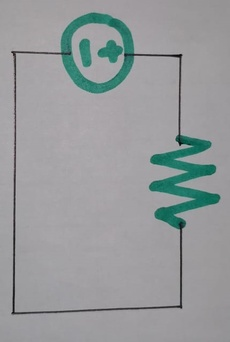
%> input picture ckt.jpg, 230 x 342 px, shrunk from 429 x 637 before the run
$ octave project.m   (GNU Octave 9; MATLAB toolbox functions it lacks are replaced by stand-ins)
%> lines starting %> are read from the running program, lines starting %| are printed output that depends on the picture; in (x1, y1, x2, y2) boxes, pixels count from 0 and x2, y2 are one past the last pixel; in counts of white or black regions, pixels touching at a corner belong together; the program's own positions count from 1
clc; close all; clear all;
im = imread('ckt.jpg');
%> im is the input picture: size 342x230x3 uint8; mean R, G, B 151.1, 154.8, 156.3
im = rgb2gray(im);
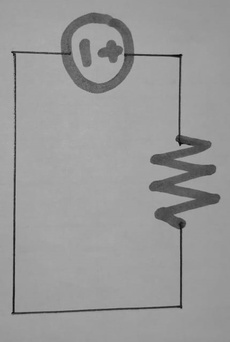
%> im: size 342x230 uint8; min 8, max 179, mean 153.9

im_num = imread('numbered.jpeg');
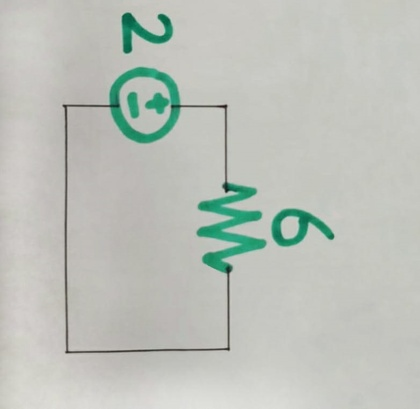
%> input picture numbered.jpeg, 420 x 409 px, shrunk from 782 x 762 before the run
%> im_num is the input picture: size 409x420x3 uint8; mean R, G, B 188.8, 193.1, 186.4
imshow(im_num);

figure, imshow(im); xlabel('Original Image');

%binarizing
lvl = graythresh(im);
%> lvl = 0.482
imbw = imbinarize(im, lvl);
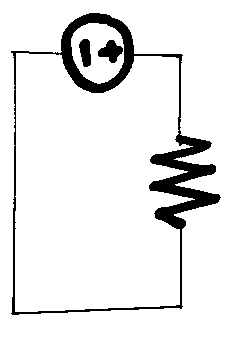
%> imbw: size 342x230 logical; 91.2% white; 3 black regions, box (x1, y1, x2, y2) and area: (11, 13, 221, 315) 6319, (98, 40, 123, 63) 329, (79, 39, 91, 67) 254
imbw = ~imbw;
figure, imshow(imbw); xlabel('Binarized Image');

%Image closing to fill gaps
se = strel('disk', 2);
closed = imclose(imbw, se);
%> closed: size 342x230 logical; 9% white; 2 white regions, box (x1, y1, x2, y2) and area: (11, 13, 221, 315) 6791, (79, 39, 91, 67) 254
figure, imshow(closed); xlabel('Closed image to fill gaps');

%Line removal (B/c sign were being touched with source ring)
se = strel('disk', 7);
open = imopen(closed, se);
%> open: size 342x230 logical; 2.7% white; 8 white regions, largest, box (x1, y1, x2, y2) and area: (188, 190, 212, 208) 350, (181, 163, 203, 180) 299, (157, 206, 178, 224) 294
figure, imshow(open); xlabel('Opened image to break bridges');

%line erosion - components gets thinner but no connecting wires remain
se2 = strel('line', 6, 0);
noline = imerode(open, se2);
%> noline: size 342x230 logical; 1.7% white; 8 white regions, largest, box (x1, y1, x2, y2) and area: (191, 190, 209, 207) 242, (184, 163, 200, 179) 198, (160, 207, 175, 223) 188
figure, imshow(noline); xlabel('Connecting Wire Erosion');

se3 = strel('line', 6, 90);
noline = imerode(noline, se3);
%> noline: size 342x230 logical; 0.85% white; 8 white regions, largest, box (x1, y1, x2, y2) and area: (192, 193, 208, 204) 135, (185, 166, 199, 176) 104, (161, 210, 174, 220) 100
figure, imshow(noline); xlabel('Connecting Wire Erosion');

%smoothing out plus sign in source
se4 = strel('square', 5);
defined_image = imerode(noline, se4);
%> defined_image: size 342x230 logical; 0.2% white; 7 white regions (2 under 20 px), largest, box (x1, y1, x2, y2) and area: (194, 196, 205, 202) 45, (187, 169, 196, 174) 28, (164, 212, 172, 217) 26, (166, 183, 174, 188) 24, (167, 157, 175, 162) 23
figure, imshow(defined_image); xlabel('Evening out plus sign');

%feature extraction of components

%Labeling the objects in image
oblabel = bwlabel(defined_image,8);
%> oblabel: size 342x230 double; 8 distinct labels, from 0 to 7

%Object extraction
im_array = [];
a = oblabel;
total_pixels = numel(oblabel);
%> total_pixels = 78660
for total_objects = 1:max(max(oblabel))
    for i = 1:total_pixels
        if oblabel(i) == total_objects
            a(i) = 1;
        else
            a(i) = 0;
        end
    end
    im_array = cat(3,im_array,a);
end
%> this loop made 7 passes
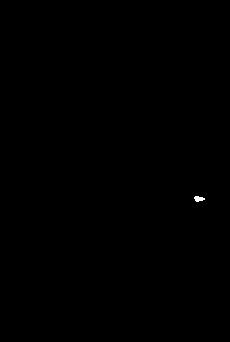
%> a: size 342x230 double; values 0 (black) and 1 (white), 0.06% white; 1 white region, box (x1, y1, x2, y2) and area: (194, 196, 205, 202) 45

template_holes = load('holes.mat');

% Finding Holes in test data
figure;
holes = [];
for i = 1:size(im_array, 3)
    A = im_array(:,:,i);
    A = im2bw(A);
    [a,b] = size(A);
    ch = bwconvhull(A);
    B = zeros(a,b);
    B(ch) = 1;
    B(A) = 0;
    BW = bwareaopen(B,2);
    se = strel('disk', 1);
    bwopen = imopen(BW, se);
    subplot (4,2,i*2-1), imshow(A); xlabel('Original Image');
    subplot (4,2,i*2), imshow(bwopen); xlabel('Convex Hull Superimposed on Original Image');
    openedlabel = bwlabel(bwopen);
    maxholes = max(max(openedlabel));
    holes = [holes maxholes];
end
%> this loop made 7 passes
%> holes on passes 1 to 7: 0, [0 0], [0 0 0], [0 0 0 0], [0 0 0 0 0], [0 0 0 0 0 0], [0 0 0 0 0 0 0]
%> B: size 342x230 double; values 0 (black) and 1 (white), 0.01% white in thin lines or dots, all inside (x1, y1, x2, y2) = (194, 196, 204, 202)
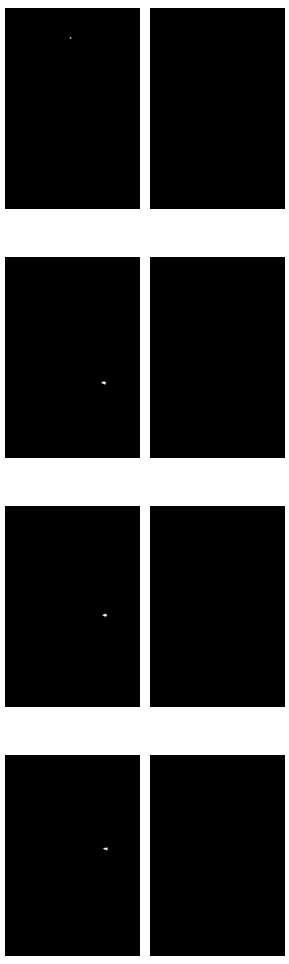
%> figure redrawn from the program's plot data, 8 panels
label_array = ["Circle", "Minus", "Plus", "Resistor"];

identified_objects = [];

test_label = [];
for i=1:length(holes)
    a = find(template_holes.holes == holes(i));
    identified_objects = [identified_objects label_array(a)];
end
%> this loop made 7 passes
%> identified_objects on passes 1 to 6: {'Minus'}, {'Minus', 'Minus'}, {'Minus', 'Minus', 'Minus'}, {'Minus', 'Minus', 'Minus', 'Minus'}, {'Minus', 'Minus', 'Minus', 'Minus', 'Minus'}, {'Minus', 'Minus', 'Minus', 'Minus', 'Minus', 'Minus'}
% finding centroids
position = [];
stat = regionprops(defined_image,'centroid');
%> stat = 7 regions; Centroid: [112.2 51.3], [169 214.6], [170.8 186.3], [172.3 160.1], [191.6 171.5], [196.5 146.5], [199.5 199.4]
figure, imshow(defined_image); hold on;
for ii = 1: numel(stat)
    plot(stat(ii).Centroid(1),stat(ii).Centroid(2),'ro');
    position = [position; stat(ii).Centroid(1) stat(ii).Centroid(2)];
end
%> this loop made 7 passes
%> position on passes 1 to 4: [112.2 51.33], [112.2 51.33; 169 214.6], [112.2 51.33; 169 214.6; 170.8 186.3], [112.2 51.33; 169 214.6; 170.8 186.3; 172.3 160.1]
%> after the loop, position = [112.2 51.33; 169 214.6; 170.8 186.3; 172.3 160.1; 191.6 171.5; 196.5 146.5; 199.5 199.4]
title('Centroids');
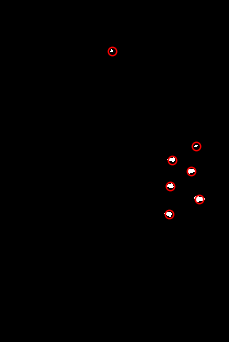
%> figure redrawn from the program's plot data; its title reads 'Centroids'

% Determining polarity
if stat(3).Centroid(1) > stat(1).Centroid(1)
    polarity = 'clockwise'
else
    polarity = 'anticlockwise'
end

position = [position; stat(3).Centroid(1) + 30,stat(3).Centroid(2) - 30]
%> position = [112.2 51.33; 169 214.6; 170.8 186.3; 172.3 160.1; 191.6 171.5; 196.5 146.5; 199.5 199.4; 200.8 156.3]
box_color = {'green','green','green','green', 'red'};
labels = {'Source', '', '', 'Resistor', polarity};

RGB = insertText(im,position,labels,'FontSize',18,'BoxColor',...
    box_color,'BoxOpacity',0.4,'TextColor','white');
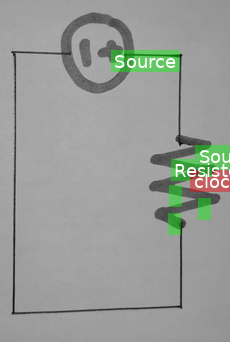
%> RGB: size 342x230x3 uint8; mean R, G, B 153.3, 156.7, 152.5
figure, imshow(RGB)
